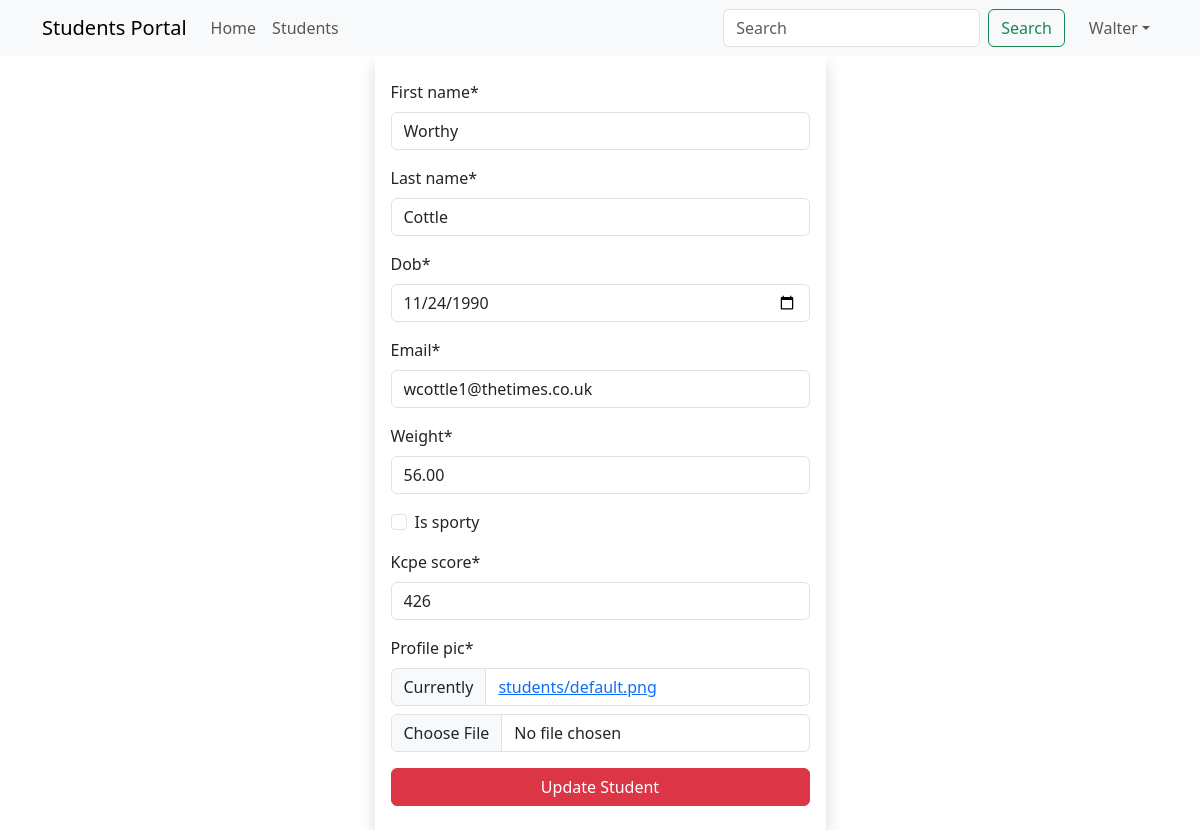
The app's page /students/update/7 (signed in) with its own data.
### main_app/models.py (models this page shows, shortened)
class Student(models.Model):
    first_name = models.CharField(max_length=25)
    last_name = models.CharField(max_length=25)
    dob = models.DateField()
    email = models.EmailField(unique=True)
    weight = models.DecimalField(max_digits=5, decimal_places=2)  # 100.500
    is_sporty = models.BooleanField(default=False)
    kcpe_score = models.IntegerField()
    profile_pic = models.ImageField(upload_to=generate_unique_name, null=True, default="students/default.png")
    created_at = models.DateTimeField(auto_now_add=True)
    updated_at = models.DateTimeField(auto_now=True)

### main_app/views.py (the view)
# urls.py: path('students/update/<int:student_id>', views.update_student, name="update"),
@login_required
def update_student(request, student_id):
    student = get_object_or_404(Student, pk=student_id)  # SELECT * FROM students WHERE id=1
    if request.method == "POST":
        form = StudentForm(request.POST, request.FILES, instance=student)
        if form.is_valid():
            form.save()
            messages.success(request, f"Successfully updated student {student.first_name}")
            return redirect("details", student_id)
    else:
        form = StudentForm(instance=student)
    return render(request, "update.html", {"form": form})

### main_app/app_forms.py
class StudentForm(forms.ModelForm):
    class Meta:
        model = Student
        fields = "__all__"
        widgets = {
            "dob": forms.DateInput(attrs={"min": "1990-01-01", "max": "1999-12-31", "type": "date"}),
            "kcpe_score": forms.NumberInput(attrs={"max": 500, "min": 0})
        }

### templates/update.html (shortened to what this page needs)
{% extends 'base.html' %}
{% load crispy_forms_filters %}
{% block content %}
    {% include 'navbar.html' %}
    <div class="container">
        <div class="row justify-content-center">
            <div class="col-sm-5">
                <form action="{{ request.path }}" method="post" class="shadow px-3 py-4" enctype="multipart/form-data">
                    {{ form | crispy }}
                    <button class="btn btn-danger w-100">Update Student</button>
                </form>
            </div>
        </div>
    </div>
{% endblock %}

### templates/navbar.html (shortened to what this page needs)
<nav class="navbar sticky-top navbar-expand-lg navbar-light bg-light">
    <div class="container">
        <a class="navbar-brand" href="{% url 'home' %}">Students Portal</a>
        <div class="collapse navbar-collapse" id="navbarTogglerDemo02">
            <ul class="navbar-nav me-auto mb-2 mb-lg-0">
                <li class="nav-item">
                    <a class="nav-link  {% if '/' == request.path %} active {% endif %}" aria-current="page"
                       href="{% url 'home' %}">Home</a>
                </li>
                <li class="nav-item">
                    <a class="nav-link {% if 'show' in request.path %} active {% endif %} " href="{% url 'show' %}">Students</a>
                </li>
            </ul>
            <form class="d-flex" method="get" action="{% url 'search' %}">
                <input class="form-control me-2" name="search" type="search" placeholder="Search" aria-label="Search">
                <button class="btn btn-outline-success" type="submit">Search</button>
            </form>
            <ul class="navbar-nav ms-3 mb-2 mb-lg-0">
                <li class="nav-item dropdown">
                    <a class="nav-link dropdown-toggle" href="#" role="button" data-bs-toggle="dropdown">{{ user.first_name }}</a>
                </li>
            </ul>
        </div>
    </div>
</nav>

### records on screen
Student: first_name "Worthy", last_name "Cottle", dob "11/24/1990", email "wcottle1@thetimes.co.uk", weight "56.00", kcpe_score "426"

### other values on screen
{{ user.first_name }} "Walter"
